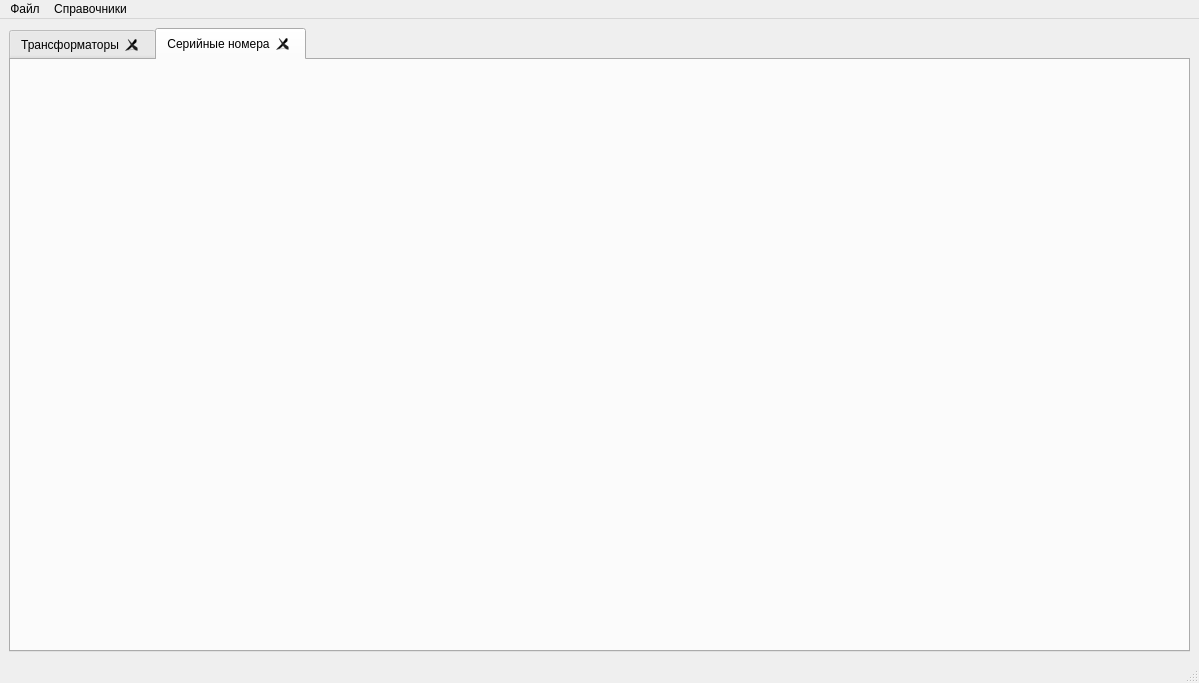
<?xml version="1.0" encoding="UTF-8"?>
<ui version="4.0">
 <class>MainWindow</class>
 <widget class="QMainWindow" name="MainWindow">
  <property name="geometry">
   <rect>
    <x>0</x>
    <y>0</y>
    <width>1199</width>
    <height>683</height>
   </rect>
  </property>
  <property name="sizePolicy">
   <sizepolicy hsizetype="Preferred" vsizetype="Preferred">
    <horstretch>0</horstretch>
    <verstretch>0</verstretch>
   </sizepolicy>
  </property>
  <property name="windowTitle">
   <string>Отчёт Электролаба</string>
  </property>
  <widget class="QWidget" name="centralwidget">
   <layout class="QVBoxLayout" name="verticalLayout">
    <item>
     <widget class="QTabWidget" name="tabWidget">
      <property name="currentIndex">
       <number>1</number>
      </property>
      <property name="tabsClosable">
       <bool>true</bool>
      </property>
      <widget class="QWidget" name="tab">
       <attribute name="title">
        <string>Трансформаторы</string>
       </attribute>
      </widget>
      <widget class="QWidget" name="tab_2">
       <attribute name="title">
        <string>Серийные номера</string>
       </attribute>
      </widget>
     </widget>
    </item>
   </layout>
  </widget>
  <widget class="QMenuBar" name="menubar">
   <property name="geometry">
    <rect>
     <x>0</x>
     <y>0</y>
     <width>1199</width>
     <height>21</height>
    </rect>
   </property>
   <widget class="QMenu" name="menu">
    <property name="title">
     <string>Файл</string>
    </property>
    <addaction name="action"/>
   </widget>
   <widget class="QMenu" name="menu_2">
    <property name="title">
     <string>Справочники</string>
    </property>
    <addaction name="action_2"/>
    <addaction name="separator"/>
    <addaction name="separator"/>
    <addaction name="action_14"/>
    <addaction name="separator"/>
    <addaction name="action_18"/>
    <addaction name="separator"/>
    <addaction name="action_21"/>
   </widget>
   <addaction name="menu"/>
   <addaction name="menu_2"/>
  </widget>
  <widget class="QStatusBar" name="statusbar"/>
  <action name="action">
   <property name="text">
    <string>Выход</string>
   </property>
  </action>
  <action name="action_2">
   <property name="enabled">
    <bool>true</bool>
   </property>
   <property name="text">
    <string>Трансформаторы</string>
   </property>
  </action>
  <action name="action_3">
   <property name="enabled">
    <bool>true</bool>
   </property>
   <property name="text">
    <string>Испытатели</string>
   </property>
  </action>
  <action name="action_4">
   <property name="text">
    <string>Трансформаторы</string>
   </property>
  </action>
  <action name="action_5">
   <property name="enabled">
    <bool>true</bool>
   </property>
   <property name="text">
    <string>Испытательные напряжения</string>
   </property>
  </action>
  <action name="action_6">
   <property name="enabled">
    <bool>true</bool>
   </property>
   <property name="text">
    <string>Журнал испытаний</string>
   </property>
  </action>
  <action name="action_7">
   <property name="enabled">
    <bool>true</bool>
   </property>
   <property name="text">
    <string>Окружающая среда</string>
   </property>
  </action>
  <action name="action_1">
   <property name="enabled">
    <bool>false</bool>
   </property>
   <property name="text">
    <string>Выгрузка 1С</string>
   </property>
  </action>
  <action name="action_8">
   <property name="text">
    <string>Серийные номера</string>
   </property>
  </action>
  <action name="action_10">
   <property name="text">
    <string>Помещения</string>
   </property>
  </action>
  <action name="action_11">
   <property name="text">
    <string>Стенды</string>
   </property>
  </action>
  <action name="action_9">
   <property name="text">
    <string>Типы трансформаторов</string>
   </property>
  </action>
  <action name="action_12">
   <property name="text">
    <string>Параметры для отчетов</string>
   </property>
  </action>
  <action name="action_13">
   <property name="text">
    <string>Типы испытаний</string>
   </property>
  </action>
  <action name="action_15">
   <property name="text">
    <string>ГОСТ точки</string>
   </property>
  </action>
  <action name="action_16">
   <property name="text">
    <string>ГОСТ нагрузки</string>
   </property>
  </action>
  <action name="action_14">
   <property name="text">
    <string>Сердечники</string>
   </property>
  </action>
  <action name="action_17">
   <property name="text">
    <string>Температура АПГ</string>
   </property>
  </action>
  <action name="action_18">
   <property name="text">
    <string>Температура АПГ</string>
   </property>
  </action>
  <action name="action_21">
   <property name="text">
    <string>Время работы станков</string>
   </property>
  </action>
 </widget>
 <resources/>
 <connections/>
</ui>
